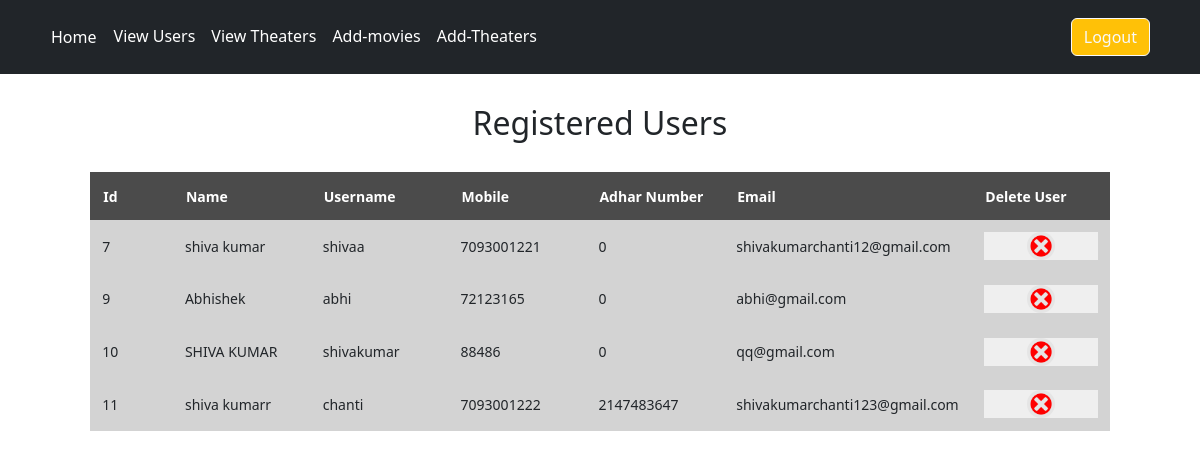
The page /users.php on the database its author committed.
### tables this page shows
CREATE TABLE `users` (
  `id` int(30) NOT NULL,
  `name` text NOT NULL,
  `username` varchar(100) NOT NULL,
  `mobile` bigint(100) NOT NULL,
  `email` varchar(50) NOT NULL,
  `adharnumber` int(100) NOT NULL,
  `adharcard` varchar(100) NOT NULL,
  `password` varchar(50) NOT NULL
);

### users.php (the view, shortened to what this page needs)
<?php include 'navbar3.php' ?>
<!DOCTYPE html>
<html lang="en">
<head>
    <link href="https://cdn.jsdelivr.net/npm/bootstrap@5.2.3/dist/css/bootstrap.min.css" rel="stylesheet">
    <link rel="stylesheet" href="css/theaters.css">
</head>
<body>
    <div class="container-class">
<?php
    $sql = "SELECT * FROM users";
    $res = mysqli_query($conn, $sql);
    if($res== TRUE){
        $count = mysqli_num_rows($res);
        ?>
        <div class="">
        <h2 align="center" style="margin:30px">Registered Users </h2>
        <table>
    <tr>
        <th class="idrow">Id</th>
        <th>Name</th>
        <th>Username</th>
        <th>Mobile</th>
        <th>Adhar Number</th>
        <th class="emailwidth" >Email</th>
        <th>Delete User</th>
        </tr>
        </table>
        <?php
        if($count >0){
            while($rows = mysqli_fetch_assoc($res)){
                $id = $rows['id'];
                $name = $rows['name'];
                $username= $rows['username'];
                $mobile = $rows['mobile'];
                $adharnumber = $rows['adharnumber'];
                $email = $rows['email'];
                ?>
    <table>
    <tr>
        <td class="idrow" ><?php echo $id ?></td>
        <td><?php echo $name ?></td>
        <td><?php echo $username ?></td>
        <td><?php echo $mobile ?></td>
        <td><?php echo $adharnumber ?></td>
        <td class="emailwidth" ><?php echo $email ?></td>
        <td class="crossSymbolTd" id=" <?php echo  $id ?>name "> <button onclick="confirmDeleteUser()" ><img class="crossImg" src="images/symbols/crossSymbol.png" alt="" srcset=""> </button> </td>
        </tr>
        </table>
<?php
            }
        }
        else{
        }
    }
?>
</div>
</div>
</body>
</html>

### css/theaters.css (style rules this page uses)
table { margin: auto; width: 85%; background-color:black; table-layout: fixed; }
tr { font-weight: 500; font-size: 14px; background-color:lightgrey; }
tr td { padding: 1.2%; }
th { padding: 1.3%; background:rgba(51, 51, 51, 0.849); color: white; }
.crossImg { width: 25%; border-radius: 50%; }
.crossSymbolTd button { padding: 0; border: 0px solid black; }

### users.php (style rules this page uses)
.idrow { width: 6%; }
.emailwidth { width: 18%; }
th , td { width: 10%; }

### rows shown on the page
users: id "7", name "shiva kumar", username "shivaa", mobile "7093001221", adharnumber "0", email "shivakumarchanti12@gmail.com"
users: id "9", name "Abhishek", username "abhi", mobile "72123165", adharnumber "0", email "abhi@gmail.com"
users: id "10", name "SHIVA KUMAR", username "shivakumar", mobile "88486", adharnumber "0", email "qq@gmail.com"
users: id "11", name "shiva kumarr", username "chanti", mobile "7093001222", adharnumber "2147483647", email "shivakumarchanti123@gmail.com"
